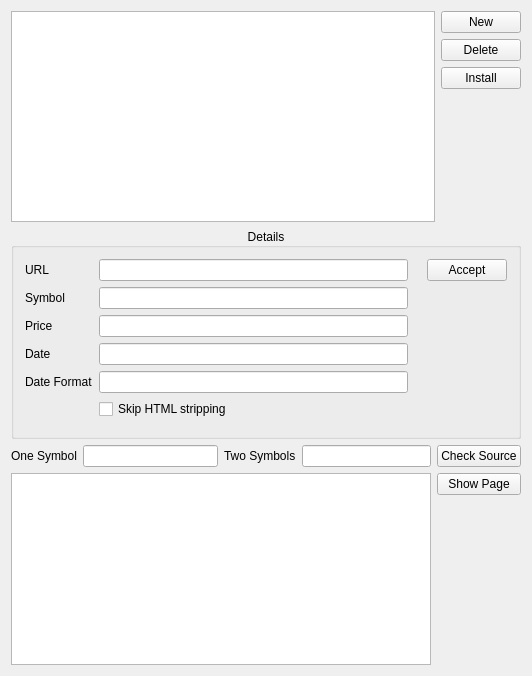
<?xml version="1.0" encoding="UTF-8"?>
<ui version="4.0">
 <class>KSettingsOnlineQuotesDecl</class>
 <widget class="QWidget" name="KSettingsOnlineQuotesDecl">
  <property name="geometry">
   <rect>
    <x>0</x>
    <y>0</y>
    <width>532</width>
    <height>676</height>
   </rect>
  </property>
  <property name="minimumSize">
   <size>
    <width>0</width>
    <height>0</height>
   </size>
  </property>
  <property name="windowTitle">
   <string>Online Quotes</string>
  </property>
  <layout class="QGridLayout" name="gridLayout_2">
   <item row="0" column="0">
    <layout class="QVBoxLayout" name="verticalLayout_6">
     <item>
      <layout class="QHBoxLayout" name="horizontalLayout">
       <item>
        <widget class="KListWidget" name="m_quoteSourceList">
         <property name="sizePolicy">
          <sizepolicy hsizetype="Expanding" vsizetype="MinimumExpanding">
           <horstretch>0</horstretch>
           <verstretch>0</verstretch>
          </sizepolicy>
         </property>
        </widget>
       </item>
       <item>
        <layout class="QVBoxLayout" name="verticalLayout">
         <item>
          <widget class="KPushButton" name="m_newButton">
           <property name="text">
            <string comment="@action create new quote source">New</string>
           </property>
          </widget>
         </item>
         <item>
          <widget class="KPushButton" name="m_deleteButton">
           <property name="text">
            <string>Delete</string>
           </property>
          </widget>
         </item>
         <item>
          <widget class="KPushButton" name="m_installButton">
           <property name="text">
            <string>Install</string>
           </property>
          </widget>
         </item>
         <item>
          <spacer name="verticalSpacer">
           <property name="orientation">
            <enum>Qt::Vertical</enum>
           </property>
           <property name="sizeHint" stdset="0">
            <size>
             <width>20</width>
             <height>40</height>
            </size>
           </property>
          </spacer>
         </item>
        </layout>
       </item>
      </layout>
     </item>
     <item>
      <widget class="QGroupBox" name="groupParsing">
       <property name="whatsThis">
        <string>&lt;html&gt;&lt;head/&gt;&lt;body&gt;&lt;p&gt;&lt;span style=&quot; font-style:italic;&quot;&gt;Enter regular expressions which can be used to parse the data returned from the URL entered above. The symbol, price, and date must be found in the quote data to be usable. You may also try the KMyMoney forum at &lt;/span&gt;&lt;a href=&quot;https://forum.kde.org/viewforum.php?f=69&quot;&gt;&lt;span style=&quot; text-decoration: underline; color:#2980b9;&quot;&gt;https://forum.kde.org/viewforum.php?f=69&lt;/span&gt;&lt;/a&gt;  or the &lt;span style=&quot; font-style:italic;&quot;&gt;user's mailinglist at &lt;/span&gt;&lt;a href=&quot;mailto:kmymoney@kde.org&quot;&gt;&lt;span style=&quot; font-style:italic; text-decoration: underline; color:#2980b9;&quot;&gt;kmymoney@kde.org&lt;/span&gt;&lt;/a&gt;&lt;span style=&quot; font-style:italic;&quot;&gt; to find what settings work for other users in your country.&lt;/span&gt;&lt;/p&gt;&lt;/body&gt;&lt;/html&gt;</string>
       </property>
       <property name="title">
        <string>Details</string>
       </property>
       <property name="alignment">
        <set>Qt::AlignCenter</set>
       </property>
       <layout class="QVBoxLayout" name="verticalLayout_4">
        <item>
         <layout class="QHBoxLayout" name="horizontalLayout_2">
          <item>
           <layout class="QGridLayout" name="gridLayout">
            <item row="2" column="1">
             <widget class="KLineEdit" name="m_editPrice">
              <property name="toolTip">
               <string>Regular Expression to extract the price from the downloaded data</string>
              </property>
             </widget>
            </item>
            <item row="2" column="0">
             <widget class="QLabel" name="textLabel3">
              <property name="text">
               <string>Price</string>
              </property>
              <property name="wordWrap">
               <bool>false</bool>
              </property>
             </widget>
            </item>
            <item row="4" column="1">
             <widget class="KLineEdit" name="m_editDateFormat">
              <property name="toolTip">
               <string>Regular Expression to extract the date from the downloaded data</string>
              </property>
             </widget>
            </item>
            <item row="4" column="0">
             <widget class="QLabel" name="textLabel4_2">
              <property name="text">
               <string>Date Format</string>
              </property>
              <property name="wordWrap">
               <bool>false</bool>
              </property>
             </widget>
            </item>
            <item row="1" column="0">
             <widget class="QLabel" name="textLabel2">
              <property name="text">
               <string>Symbol</string>
              </property>
              <property name="wordWrap">
               <bool>false</bool>
              </property>
             </widget>
            </item>
            <item row="1" column="1">
             <widget class="KLineEdit" name="m_editSymbol">
              <property name="toolTip">
               <string>Regular Expression to extract the symbol from the downloaded data</string>
              </property>
             </widget>
            </item>
            <item row="2" column="2">
             <widget class="QLabel" name="m_priceCheckLabel">
              <property name="text">
               <string/>
              </property>
             </widget>
            </item>
            <item row="5" column="1">
             <widget class="QCheckBox" name="m_skipStripping">
              <property name="whatsThis">
               <string>&lt;p&gt;For easier processing of the data returned by the online source, KMyMoney usually strips unused parts before it is parsed with the regular expressions. If matching of the fields relies on those items, then use this option to turn stripping off.&lt;/p&gt;

&lt;p&gt;The following items are usually removed by stripping:

&lt;ul&gt;
&lt;li&gt;HTML tags such as &lt;b&gt;&amp;lt;tag&amp;gt;&lt;/b&gt;&lt;/li&gt;
&lt;li&gt;&amp; encoded characters such as &lt;b&gt;&amp;amp;nbsp;&lt;/b&gt;&lt;/li&gt;
&lt;li&gt;duplicate whitespace&lt;/li&gt;
&lt;/ul&gt;
&lt;/p&gt;</string>
              </property>
              <property name="text">
               <string>Skip HTML stripping</string>
              </property>
             </widget>
            </item>
            <item row="1" column="2">
             <widget class="QLabel" name="m_symbolCheckLabel">
              <property name="text">
               <string/>
              </property>
             </widget>
            </item>
            <item row="3" column="2">
             <widget class="QLabel" name="m_dateCheckLabel">
              <property name="text">
               <string/>
              </property>
             </widget>
            </item>
            <item row="4" column="2">
             <widget class="QLabel" name="m_dateFormatCheckLabel">
              <property name="text">
               <string/>
              </property>
             </widget>
            </item>
            <item row="0" column="2">
             <widget class="QLabel" name="m_urlCheckLabel">
              <property name="text">
               <string/>
              </property>
             </widget>
            </item>
            <item row="0" column="1">
             <widget class="KLineEdit" name="m_editURL">
              <property name="toolTip">
               <string>URL to be used to download the quote</string>
              </property>
              <property name="whatsThis">
               <string>Enter the URL from which stock quotes will be fetched.  &lt;b&gt;%1&lt;/b&gt; will be replaced with the symbol for the security being quoted. For currency conversions, &lt;b&gt;%2&lt;/b&gt; will be replaced with the currency to be quoted and &lt;b&gt;%1&lt;/b&gt; with the currency the quote is based on.</string>
              </property>
             </widget>
            </item>
            <item row="0" column="0">
             <widget class="QLabel" name="textLabel1">
              <property name="text">
               <string>URL</string>
              </property>
              <property name="wordWrap">
               <bool>false</bool>
              </property>
             </widget>
            </item>
            <item row="3" column="1">
             <widget class="KLineEdit" name="m_editDate">
              <property name="toolTip">
               <string>Regular Expression to extract the date from the downloaded data</string>
              </property>
             </widget>
            </item>
            <item row="3" column="0">
             <widget class="QLabel" name="textLabel4">
              <property name="text">
               <string>Date</string>
              </property>
              <property name="wordWrap">
               <bool>false</bool>
              </property>
             </widget>
            </item>
           </layout>
          </item>
          <item>
           <layout class="QVBoxLayout" name="verticalLayout_3">
            <item>
             <widget class="KPushButton" name="m_updateButton">
              <property name="text">
               <string comment="@action update quotes from online quote source">Accept</string>
              </property>
             </widget>
            </item>
            <item>
             <spacer name="verticalSpacer_2">
              <property name="orientation">
               <enum>Qt::Vertical</enum>
              </property>
              <property name="sizeHint" stdset="0">
               <size>
                <width>20</width>
                <height>40</height>
               </size>
              </property>
             </spacer>
            </item>
           </layout>
          </item>
         </layout>
        </item>
       </layout>
      </widget>
     </item>
     <item>
      <layout class="QHBoxLayout" name="horizontalLayout_6">
       <item>
        <layout class="QVBoxLayout" name="verticalLayout_5">
         <item>
          <layout class="QHBoxLayout" name="horizontalLayout_5">
           <item>
            <layout class="QHBoxLayout" name="horizontalLayout_4">
             <item>
              <widget class="QLabel" name="label">
               <property name="text">
                <string>One Symbol</string>
               </property>
              </widget>
             </item>
             <item>
              <widget class="QLineEdit" name="m_checkSymbol"/>
             </item>
            </layout>
           </item>
           <item>
            <layout class="QHBoxLayout" name="horizontalLayout_3">
             <item>
              <widget class="QLabel" name="label_2">
               <property name="text">
                <string>Two Symbols</string>
               </property>
              </widget>
             </item>
             <item>
              <widget class="QLineEdit" name="m_checkSymbol2"/>
             </item>
            </layout>
           </item>
          </layout>
         </item>
         <item>
          <widget class="QListWidget" name="m_logWindow">
           <property name="enabled">
            <bool>true</bool>
           </property>
           <property name="sizePolicy">
            <sizepolicy hsizetype="MinimumExpanding" vsizetype="Expanding">
             <horstretch>0</horstretch>
             <verstretch>0</verstretch>
            </sizepolicy>
           </property>
           <property name="minimumSize">
            <size>
             <width>400</width>
             <height>0</height>
            </size>
           </property>
          </widget>
         </item>
        </layout>
       </item>
       <item>
        <layout class="QVBoxLayout" name="verticalLayout_2">
         <item>
          <widget class="KPushButton" name="m_checkButton">
           <property name="text">
            <string>Check Source</string>
           </property>
          </widget>
         </item>
         <item>
          <widget class="KPushButton" name="m_showButton">
           <property name="text">
            <string>Show Page</string>
           </property>
          </widget>
         </item>
         <item>
          <spacer name="verticalSpacer_3">
           <property name="orientation">
            <enum>Qt::Vertical</enum>
           </property>
           <property name="sizeHint" stdset="0">
            <size>
             <width>20</width>
             <height>40</height>
            </size>
           </property>
          </spacer>
         </item>
        </layout>
       </item>
      </layout>
     </item>
    </layout>
   </item>
  </layout>
 </widget>
 <layoutdefault spacing="6" margin="11"/>
 <customwidgets>
  <customwidget>
   <class>KLineEdit</class>
   <extends>QLineEdit</extends>
   <header>klineedit.h</header>
  </customwidget>
  <customwidget>
   <class>KPushButton</class>
   <extends>QPushButton</extends>
   <header>kpushbutton.h</header>
  </customwidget>
  <customwidget>
   <class>KListWidget</class>
   <extends>QListWidget</extends>
   <header>klistwidget.h</header>
  </customwidget>
 </customwidgets>
 <resources/>
 <connections/>
</ui>
